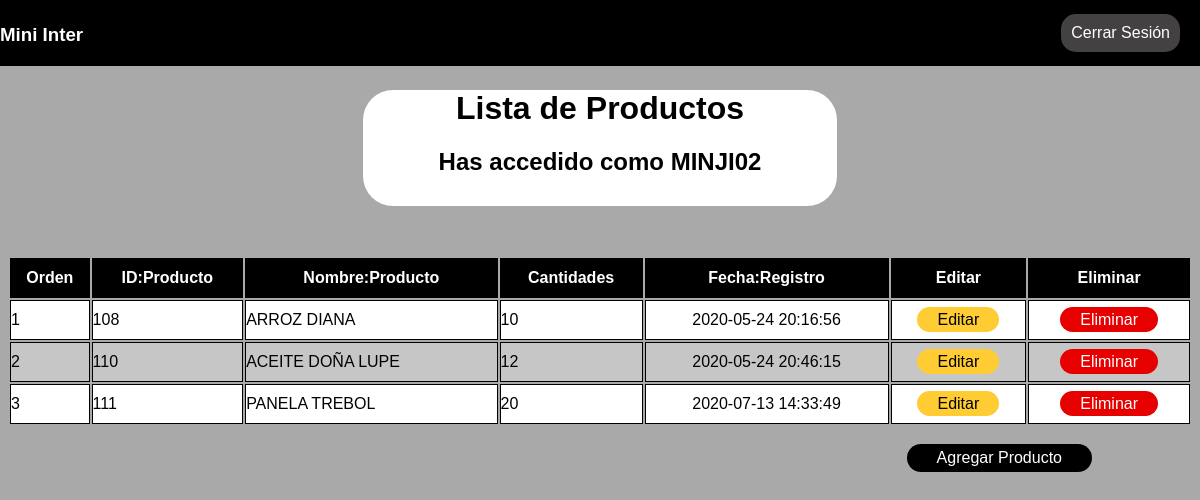
The page /list.php (signed in) on the database its author committed.
### tables this page shows
CREATE TABLE `product` (
  `id` int(11) NOT NULL,
  `proname` varchar(100) NOT NULL,
  `amount` varchar(100) NOT NULL,
  `time` timestamp NOT NULL DEFAULT current_timestamp()
);

### list.php (the view, shortened to what this page needs)
<?php
require_once "Database/Database.php";
$username = $_SESSION['username'];
$sql_fetch_todos = "SELECT * FROM product ORDER BY id ASC";
$query = mysqli_query($conn, $sql_fetch_todos);
?>
<!doctype html>
<html lang="en">
<head>
</head>
<body>
    <div class="header">
        <h3>Mini Inter</h3>
        <a name="" id="" class="button-logout" href="logout.php" role="button">Cerrar Sesión</a>
    </div>
    <div class="container">
        <h1>Lista de Productos</h1>
        <h2>Has accedido como <?php echo $str = strtoupper($username) ?></h2>
    </div>
    <div class="table-product">
        <table>
            <tr>
                <th scope="col">Orden</th>
                <th scope="col">ID:Producto</th>
                <th scope="col">Nombre:Producto</th>
                <th scope="col">Cantidades</th>
                <th scope="col">Fecha:Registro</th>
                <th scope="col">Editar</th>
                <th scope="col">Eliminar</th>
            </tr>
            <tbody>
                <?php
                $idpro = 1;
                while ($row = mysqli_fetch_array($query)) { ?>
                    <tr>
                        <td scope="row"><?php echo $idpro ?></td>
                        <td><?php echo $row['id'] ?></td>
                        <td><?php echo $row['proname'] ?></td>
                        <td><?php echo $row['amount'] ?></td>
                        <td class="timeregis"><?php echo $row['time'] ?></td>
                        <td class="modify"><a name="edit" id="" class="bfix" href="fix.php?id=<?php echo $row['id'] ?>&message=<?php echo $row['proname'] ?>&amount=<?php echo $row['amount']; ?> " role="button">
                                Editar
                            </a></td>
                        <td class="delete"><a name="id" id="" class="bdelete" href="main/delete.php?id=<?php echo $row['id'] ?>" role="button">
                                Eliminar
                            </a></td>
                    </tr>
                <?php
                    $idpro++;
                } ?>
            </tbody>
        </table>
        <br>
        <a name="" id="" class="Addlist" style="float:right" href="addlist.php" role="button">Agregar Producto</a>
    </div>
</body>
</html>

### list.php (style rules this page uses)
body { font-family: Arial, Helvetica, sans-serif; background-color: darkgray; }
.header { position: fixed; top: 0px; left: 0px; right: 0px; height: 50px; padding: 5px 13px 11px 0px; width: 100%; color: white; font-family: Arial, Helvetica, sans-serif; margin-top: 0px; bottom: 0; background-color: #000; }
.button-logout { position: relative; margin-top: -50px; margin-right: 20px; float: right; text-decoration: none; border: transparent; border-radius: 15px; background-color: rgb(67, 65, 65); padding: 10px 10px 10px 10px; color: white; transition: 0.5s; }
.container { margin: 90px auto; margin-bottom: 50px; border-radius: 30px; text-align: center; background-color: white; width: 40%; padding-bottom: 10px; }
table th, tr, td { border: 1px solid black; border-collapse: collapse; padding: 10px 0px 10px 0px; }
table { width: 100%; }
th { color: white; background-color: #000; }
tr { background-color: white; }
tr:nth-child(even) { background-color: rgb(199, 198, 198); }
.timeregis { text-align: center; }
.modify { text-align: center; }
.delete { text-align: center; }
.modify .bfix { border-radius: 15px; background-color: #ffcc33; color: black; text-decoration: none; padding: 4px 20px 4px 20px; transition: 0.5s; }
.delete .bdelete { border-radius: 15px; background-color: #e60000; text-decoration: none; color: white; padding: 4px 20px 4px 20px; transition: 0.5s; }
.Addlist { margin-right: 100px; padding: 5px 30px 5px 30px; border-radius: 15px; text-decoration: none; color: white; background-color: #000; transition: 0.5s; }

### rows shown on the page
product: id "108", proname "ARROZ DIANA", amount "10", time "2020-05-24 20:16:56"
product: id "110", proname "ACEITE DOÑA LUPE", amount "12", time "2020-05-24 20:46:15"
product: id "111", proname "PANELA TREBOL", amount "20", time "2020-07-13 14:33:49"

### other values the page prints
$str = strtoupper($username) "MINJI02"
